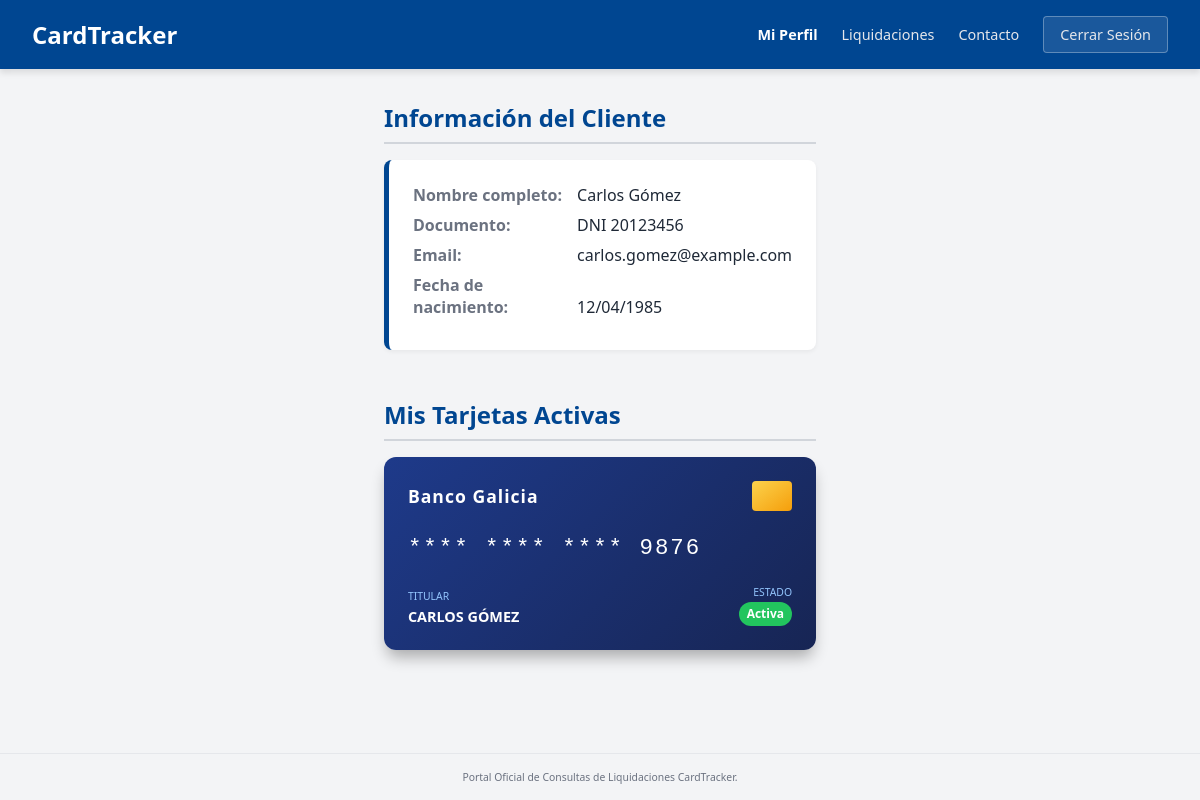
The app's page /Generales.php (signed in) with its own data.
### tables this page shows
CREATE TABLE IF NOT EXISTS usuarios (
    documento VARCHAR(20) PRIMARY KEY,
    tipo_doc ENUM('DNI', 'PASAPORTE') NOT NULL,
    nombre VARCHAR(50) NOT NULL,
    apellido VARCHAR(50) NOT NULL,
    fecha_nacimiento DATE NOT NULL,
    email VARCHAR(100) NOT NULL UNIQUE,
    usuario VARCHAR(50) NULL UNIQUE,
    password VARCHAR(50) NULL, 
    rol ENUM('General', 'Administrador') DEFAULT 'General',  
    creado_el TIMESTAMP DEFAULT CURRENT_TIMESTAMP
);

CREATE TABLE IF NOT EXISTS tarjetas (
    num_cuenta INT AUTO_INCREMENT PRIMARY KEY,
    numero_tarjeta VARCHAR(16) NOT NULL UNIQUE,
    banco_emisor ENUM(
        'Banco Nación', 
        'Banco Provincia', 
        'Banco Galicia', 
        'Banco Santander', 
        'Banco BBVA', 
        'Banco Macro'
    ) NOT NULL,
    estado ENUM('Activa', 'Bloqueada') DEFAULT 'Activa',
    saldo DECIMAL(10,2) DEFAULT 0.00,
    dni_titular VARCHAR(20) NOT NULL UNIQUE,
    FOREIGN KEY (dni_titular) REFERENCES usuarios(documento) ON DELETE CASCADE
);

### Generales.php (the view, shortened to what this page needs)
<?php
$documento_sesion = $_SESSION['documento'];
$host = 'localhost';
$dbname = 'mi_banco_db';
$username = 'root';
$password_db = '';
try {
    $conexion = new PDO("mysql:host=$host;dbname=$dbname;charset=utf8mb4", $username, $password_db);
    $conexion->setAttribute(PDO::ATTR_ERRMODE, PDO::ERRMODE_EXCEPTION);
    $queryUsuario = "SELECT * FROM usuarios WHERE documento = :doc";
    $stmtUsuario = $conexion->prepare($queryUsuario);
    $stmtUsuario->execute([':doc' => $documento_sesion]);
    $cliente = $stmtUsuario->fetch(PDO::FETCH_ASSOC);
    $queryTarjetas = "SELECT * FROM tarjetas WHERE dni_titular = :doc AND estado = 'Activa'";
    $stmtTarjetas = $conexion->prepare($queryTarjetas);
    $stmtTarjetas->execute([':doc' => $documento_sesion]);
    $tarjetas = $stmtTarjetas->fetchAll(PDO::FETCH_ASSOC);
} catch (PDOException $e) {
    die("Error de base de datos: " . $e->getMessage());
}
?>
<!DOCTYPE html>
<html lang="es">
<head>
    <link rel="stylesheet" href="Banco.css">
</head>
<body>
    <header class="navbar">
        <div class="navbar-brand">
            <h1>CardTracker</h1>
        </div>
        <nav class="navbar-menu">
            <a href="generales.php" class="active">Mi Perfil</a>
            <a href="liquidaciones.php">Liquidaciones</a>
            <a href="contacto.php">Contacto</a>
            <a href="logout.php" class="btn-logout">Cerrar Sesión</a>
        </nav>
    </header>
    <main class="dashboard-container">
        <section class="profile-section">
            <h2 class="section-title">Información del Cliente</h2>
            <div class="profile-card">
                <div class="profile-info">
                    <p><strong>Nombre completo:</strong> <?php echo htmlspecialchars($cliente['nombre'] . ' ' . $cliente['apellido']); ?></p>
                    <p><strong>Documento:</strong> <?php echo htmlspecialchars($cliente['tipo_doc'] . ' ' . $cliente['documento']); ?></p>
                    <p><strong>Email:</strong> <?php echo htmlspecialchars($cliente['email']); ?></p>
                    <p><strong>Fecha de nacimiento:</strong> <?php echo date("d/m/Y", strtotime($cliente['fecha_nacimiento'])); ?></p>
                </div>
            </div>
        </section>
        <section class="cards-section">
            <h2 class="section-title">Mis Tarjetas Activas</h2>
            <?php if(count($tarjetas) > 0): ?>
                <div class="cards-grid">
                    <?php foreach($tarjetas as $tarjeta): ?>
                        <div class="credit-card">
                            <div class="card-header">
                                <span class="bank-name"><?php echo htmlspecialchars($tarjeta['banco_emisor']); ?></span>
                                <div class="chip"></div>
                            </div>
                            <div class="card-body">
                                <p class="card-number">
                                    **** **** **** <?php echo substr($tarjeta['numero_tarjeta'], -4); ?>
                                </p>
                            </div>
                            <div class="card-footer">
                                <div>
                                    <span class="card-label">Titular</span>
                                    <p class="card-holder"><?php echo htmlspecialchars($cliente['nombre'] . ' ' . $cliente['apellido']); ?></p>
                                </div>
                                <div class="text-right">
                                    <span class="card-label">Estado</span>
                                    <p class="card-status"><?php echo htmlspecialchars($tarjeta['estado']); ?></p>
                                </div>
                            </div>
                        </div>
                    <?php endforeach; ?>
                </div>
            <?php endif; ?>
        </section>
    </main>
    <footer class="footer">
        Portal Oficial de Consultas de Liquidaciones CardTracker.
    </footer>
</body>
</html>

### Banco.css (style rules this page uses)
:root { --primary-color: #004691; --primary-hover: #003366; --bg-light: #f3f4f6; --bg-white: #ffffff; --text-dark: #1f2937; --text-gray: #6b7280; --border-color: #d1d5db; --input-bg: #f9fafb; }
* { margin: 0; padding: 0; box-sizing: border-box; }
body { font-family: system-ui, -apple-system, sans-serif; display: flex; flex-direction: column; min-height: 100vh; background-color: var(--bg-light); }
.footer { background-color: var(--bg-light); color: var(--text-gray); text-align: center; padding: 1rem; font-size: 0.65rem; border-top: 1px solid #e5e7eb; }
.navbar { background-color: var(--primary-color); color: var(--bg-white); display: flex; justify-content: space-between; align-items: center; padding: 1rem 2rem; box-shadow: 0 4px 6px rgba(0,0,0,0.1); }
.navbar-brand h1 { font-size: 1.5rem; font-weight: 700; }
.navbar-menu { display: flex; gap: 1.5rem; align-items: center; }
.navbar-menu a { color: #e5e7eb; text-decoration: none; font-weight: 500; font-size: 0.9rem; transition: color 0.2s; }
.navbar-menu a:hover, .navbar-menu a.active { color: var(--bg-white); font-weight: 700; }
.btn-logout { background-color: rgba(255, 255, 255, 0.1); padding: 0.5rem 1rem; border-radius: 4px; border: 1px solid rgba(255,255,255,0.3); }
.dashboard-container { max-width: 1000px; margin: 2rem auto; padding: 0 1.5rem; flex-grow: 1; }
.section-title { color: var(--primary-color); font-size: 1.5rem; margin-bottom: 1rem; border-bottom: 2px solid var(--border-color); padding-bottom: 0.5rem; }
.profile-section { margin-bottom: 3rem; }
.profile-card { background-color: var(--bg-white); padding: 1.5rem; border-radius: 8px; box-shadow: 0 2px 4px rgba(0,0,0,0.05); border-left: 5px solid var(--primary-color); }
.profile-info p { margin-bottom: 0.5rem; color: var(--text-dark); }
.profile-info strong { color: var(--text-gray); display: inline-block; width: 160px; }
.cards-grid { display: grid; grid-template-columns: repeat(auto-fill, minmax(300px, 1fr)); gap: 1.5rem; }
.credit-card { background: linear-gradient(135deg, #1e3a8a 0%, #172554 100%); color: white; border-radius: 12px; padding: 1.5rem; box-shadow: 0 10px 15px -3px rgba(0,0,0,0.3); position: relative; display: flex; flex-direction: column; justify-content: space-between; min-height: 180px; }
.card-header { display: flex; justify-content: space-between; align-items: center; }
.bank-name { font-weight: 700; font-size: 1.1rem; letter-spacing: 1px; }
.chip { width: 40px; height: 30px; background-color: #fcd34d; border-radius: 4px; background-image: linear-gradient(to bottom right, #fcd34d, #f59e0b); }
.card-body { margin: 1.5rem 0; }
.card-number { font-size: 1.4rem; font-family: 'Courier New', Courier, monospace; letter-spacing: 2px; }
.card-footer { display: flex; justify-content: space-between; align-items: flex-end; }
.card-label { display: block; font-size: 0.65rem; text-transform: uppercase; color: #93c5fd; margin-bottom: 0.2rem; }
.card-holder { font-size: 0.9rem; text-transform: uppercase; font-weight: 600; }
.card-status { background-color: #22c55e; color: white; padding: 0.2rem 0.5rem; border-radius: 9999px; font-size: 0.75rem; font-weight: 700; }
.text-right { text-align: right; }

### records on screen
usuarios: nombre+apellido "Carlos Gómez", tipo_doc+documento "DNI 20123456", email "carlos.gomez@example.com", fecha_nacimiento "12/04/1985"
tarjetas: banco_emisor "Banco Galicia", numero_tarjeta "9876", dni_titular.apellido "CARLOS GÓMEZ", estado "Activa"
